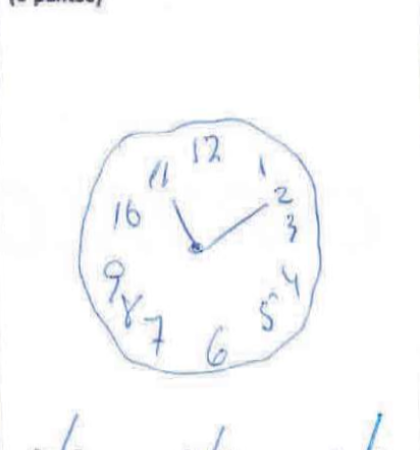
#> input picture PEF-PR24/imagenes_limpias/IC00627P01E20PD00011_2211300001-1 - copia.png, 420 x 450 px
$ python contour_segmentation3.py 'imagenes_limpias/IC00627P01E20PD00011_2211300001-1 - copia.png'   (older library calls are emulated)
#> lines starting #> are read from the running program, lines starting #| are printed output that depends on the picture; after the words box and inside, x2 and y2 are one past the last pixel; in counts of white or black regions, pixels touching at a corner belong together
#Importar librerias
import os
import cv2
import numpy as np
import shutil


#Inicializacion de variables

detected_inner_contours=[]
detected_outer_contours=[]
outer_contours=[]
hull_detected=[]
inner_contours=[]
final_shape=[]
direction_change_points = []
points=[]
rois = []
predictions = []
predictions_conf = []
nums_detected_yolo = []
nums_detected_mnist = []
min_distance = float('inf')
lowest_point = 0
center = None
centerx = None
centery = None
rest_gray_th = None
cont = 0


def binarize_image(image_to_binarize,min_val,max_val):
    ret,image = cv2.threshold(image_to_binarize,min_val,max_val,cv2.THRESH_BINARY_INV)
    return ret,image


# [19 lines left out: function vaciar_carpeta, not called in this run]

def group_angles_with_tolerance(angles_lengths):
    grouped_angles = []
    current_group = []
    x_group=[]
    y_group=[]

    # Iterate through the sorted list
    for i in range(len(angles_lengths)):
        angle, length , x , y= angles_lengths[i]

        # Check if there's a current group and if the angle is within tolerance of the last angle in the group
        if current_group and abs(angle - current_group[-1][0]) <= 0.1 * current_group[-1][0]:
            current_group.append((angle, length))
            x_group.append(x)
            y_group.append(y)
        else:
            # Start a new group
            if current_group:
                avg_angle = sum(angle for angle, _ in current_group) / len(current_group)
                avg_length = sum(length for _, length in current_group) / len(current_group)
                x1_avg = sum(x_group) / len(x_group)
                y1_avg = sum(y_group) / len(y_group)
                grouped_angles.append((avg_angle, avg_length,x1_avg,y1_avg))
            current_group = [(angle, length)]
            x_group = [x]
            y_group = [y]

    # Add the last group
    if current_group:
        avg_angle = sum(angle for angle, _ in current_group) / len(current_group)
        avg_length = sum(length for _, length in current_group) / len(current_group)
        x1_avg = sum(x_group) / len(x_group)
        y1_avg = sum(y_group) / len(y_group)
        grouped_angles.append((avg_angle, avg_length,x1_avg,y1_avg))

    return grouped_angles

def pipeline(path):
    detected_inner_contours=[]
    detected_outer_contours=[]
    outer_contours=[]
    hull_detected=[]
    inner_contours=[]
    final_shape=[]
    direction_change_points = []
    points=[]
    rois = []
    predictions = []
    predictions_conf = []
    nums_detected_yolo = []
    nums_detected_mnist = []
    min_distance = float('inf')
    lowest_point = None
    center = None
    centerx = None
    centery = None
    rest_gray_th = None
    cont = 0

    img=cv2.imread(path)
#> img is the input picture: shape (450, 420, 3); mean B, G, R 251.9, 251.1, 250.5
    print(path)
    cv2.imwrite('test_images/original_image.png',img)

    #Get the height and width of image
    height, width, _ = img.shape
    #Transforms image into grayscale
    img_gray=cv2.cvtColor(img,cv2.COLOR_BGR2GRAY)
    #Create mask for future bitwise operations
    mask=np.zeros_like(img_gray)
    mask1=np.zeros_like(img_gray)
    mask2=np.zeros_like(img_gray)
    mask3=np.zeros_like(img_gray)
    mask4=np.zeros_like(img_gray)
    hands=np.zeros_like(img_gray)

    #Apply Gaussian Filter to grayscale image
    blurred=cv2.blur(img_gray, (3, 3))
    #Apply laplacian filter to blur image
    laplacian=cv2.Laplacian(blurred,cv2.CV_16S)
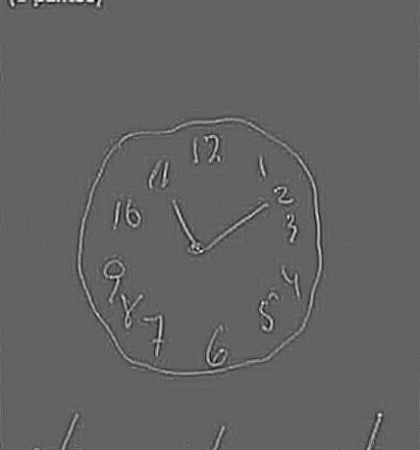
#> laplacian: shape (450, 420) int16; min -39, max 61, mean 0; drawn with min black and max white
    #Make the image sharper
    sharp_image = cv2.convertScaleAbs(laplacian-blurred)
    laplacian=cv2.convertScaleAbs(laplacian)
    # histogram = cv2.calcHist([sharp_image], [0], None, [256], [0, 256])

    #Apply binarization to image
    ret,img_threshold=cv2.threshold(sharp_image,229,255,cv2.THRESH_BINARY_INV)
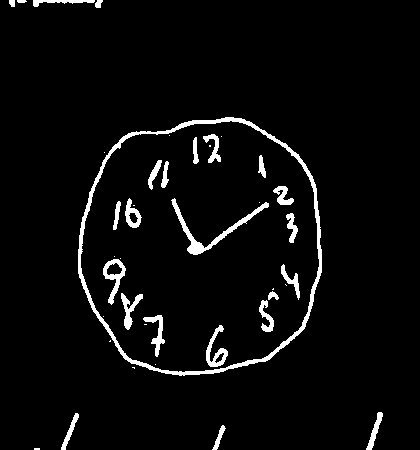
#> img_threshold: shape (450, 420); 4.2% white; 41 white regions (16 under 20 px)

    #Find contours in img
    contours,hierarchy=cv2.findContours(img_threshold,cv2.RETR_TREE,cv2.CHAIN_APPROX_NONE)
#> contours = 45 contours, 17 with area under 20; largest, box (x1, y1, x2, y2) and area: (78, 117, 322, 376) 50891, (80, 120, 320, 373) 48564, (171, 198, 269, 255) 620, (103, 259, 126, 305) 439, (206, 325, 228, 367) 324
    #For every contour in contours find outer and inner contours based in hierarchy
    for i in range(len(contours)):
        try:
            if hierarchy[0][i][3]==-1:
                outer_contours.append(contours[i])
        except UnboundLocalError:
            print("No se encotraron contornos externos")
        try:
            if hierarchy[0][i][3]!=-1:
                inner_contours.append(contours[i])
        except UnboundLocalError:
            print("No se encontró un contorno interno")
#> this loop made 45 passes
#> after the loop, inner_contours = 33 contours, 12 with area under 20; largest, box (x1, y1, x2, y2) and area: (80, 120, 320, 373) 48564, (171, 198, 269, 255) 620, (103, 259, 126, 305) 439, (206, 325, 228, 367) 324, (125, 198, 142, 228) 264; outer_contours = 12 contours, 5 with area under 20; largest, box (x1, y1, x2, y2) and area: (78, 117, 322, 376) 50891, (366, 412, 383, 450) 169, (61, 413, 79, 450) 139, (33, 0, 95, 7) 129, (212, 425, 226, 450) 88, (95, 0, 103, 8) 34, (9, 0, 15, 7) 26
        #For every inner contour find the area

    for contour in inner_contours:
        area=cv2.contourArea(contour)
        #If area is greater than 1000, add to the list
        if area>1000:
            detected_inner_contours.append(contour)
#> this loop made 33 passes
#> area on passes 1, 3, 4, 7, 8, 9, 10, 13: 48564, 324, 51, 235, 169.5, 238, 45, 153.5
#> after the loop, detected_inner_contours = 1 contour; box (x1, y1, x2, y2) and area: (80, 120, 320, 373) 48564
    #For every outer contour find the area
    for contour in outer_contours:
        area=cv2.contourArea(contour)
        #If area is greater than 1000, find the convex hull and add to the list
        if area>1000:
            hull=cv2.convexHull(contour,returnPoints=True)
            detected_outer_contours.append(contour)
            hull_detected.append(hull)
#> this loop made 12 passes
#> area on passes 2, 3, 4, 8, 9, 10, 12: 88.5, 139, 169, 50891, 34.5, 129, 26
#> after the loop, detected_outer_contours = 1 contour; box (x1, y1, x2, y2) and area: (78, 117, 322, 376) 50891; hull_detected = 1 contour; box (x1, y1, x2, y2) and area: (78, 117, 322, 376) 51499

    #Define kernel for morphological operations
    kernel=np.ones((5,5),np.uint8)

    #If detected inner and outer contour
    if detected_inner_contours and detected_outer_contours:
        #Draw inner contours in mask
        cv2.drawContours(mask,detected_inner_contours,-1,(255,255,255),thickness=cv2.FILLED)
#> mask: shape (450, 420); 25.9% white; 1 white region, box (x1, y1, x2, y2) and area: (80, 120, 320, 373) 48936
        #Draw outer contours in mask
        cv2.drawContours(mask1,detected_outer_contours,-1,(255,255,255),thickness=cv2.FILLED)
#> mask1: shape (450, 420); 27.1% white; 1 white region, box (x1, y1, x2, y2) and area: (78, 117, 322, 376) 51271
        #Apply bitwise not to outer contours to detect outside the region
        mask1=cv2.bitwise_not(mask1)
        #Make white area bigger of inner and outside the outer contour
        inner_contour_dilated=cv2.dilate(mask,kernel,iterations=3)
#> inner_contour_dilated: shape (450, 420); 29.1% white; 1 white region, box (x1, y1, x2, y2) and area: (74, 114, 326, 379) 55006
        outer_contour_dilated=cv2.dilate(mask1,kernel,iterations=3)
#> outer_contour_dilated: shape (450, 420); 76% white; 1 black region, box (x1, y1, x2, y2) and area: (84, 124, 316, 369) 45368
        #Where areas meet it should be the contour of the image
        result=cv2.bitwise_and(outer_contour_dilated,inner_contour_dilated)
#> result: shape (450, 420); 5.1% white; 1 white region

    #Only detect outer contours
    else:
        #Draw the hull contour of outer contours
        result=cv2.drawContours(mask1,hull_detected,-1,(255,255,255),thickness=cv2.FILLED)
        #Make hull bigger for better detection of contour
        result=cv2.dilate(result,kernel,iterations=1)
        #Make the hull smaller
        adjust=cv2.erode(result,kernel,iterations=4)
        #Substract the adjust to result to obtain only the contour
        result=result-adjust

    #Close any open contour
    result=cv2.morphologyEx(result, cv2.MORPH_CLOSE, kernel)

    contours,hierarchy=cv2.findContours(result,cv2.RETR_TREE,cv2.CHAIN_APPROX_NONE)
#> contours = 2 contours; box (x1, y1, x2, y2) and area: (74, 114, 326, 379) 54612, (83, 123, 317, 370) 45724
    for i,contour in enumerate(contours):
        if hierarchy[0][i][3]==-1:
            hull=cv2.convexHull(contour,returnPoints=True)
            final_shape.append(hull)
#> this loop made 2 passes
#> after the loop, final_shape = 1 contour; box (x1, y1, x2, y2) and area: (74, 114, 326, 379) 55208

    cv2.drawContours(mask2,final_shape,-1,(255,255,255),thickness=cv2.FILLED)
#> mask2: shape (450, 420); 29.4% white; 1 white region, box (x1, y1, x2, y2) and area: (74, 114, 326, 379) 55605
    adjust=cv2.erode(mask2,kernel,iterations=4)
#> adjust: shape (450, 420); 25.2% white; 1 white region, box (x1, y1, x2, y2) and area: (82, 122, 318, 371) 47589

    cv2.imwrite('adjust/imagen.png',adjust)
    mask2=mask2-adjust
#> mask2: shape (450, 420); 4.2% white; 1 white region, box (x1, y1, x2, y2) and area: (74, 114, 326, 379) 8016
    other=cv2.bitwise_not(mask2)

    final_contour=cv2.bitwise_and(img,img,mask=mask2)
    cv2.imwrite('contour/imagen.png',final_contour)
    rest1=cv2.bitwise_and(img,img,mask=other)

    #Make 3 channel masks
    three_channel_mask=cv2.merge([mask2]*3)
    three_channel_mask1=cv2.merge([other]*3)

    rest=rest1+three_channel_mask
    final_contour=final_contour+three_channel_mask1
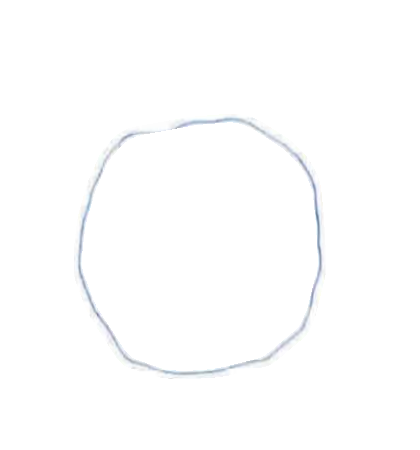
#> final_contour: shape (450, 420, 3); mean B, G, R 254.2, 253.9, 253.7

    #Get the moments from mask
    M=cv2.moments(mask2)
#> M = moments, m00 2044080, centre m10/m00, m01/m00 = (200.3, 246.1)
    #Calculate the center of contour
    centerx = int(M['m10'] / M['m00'])
#> centerx = 200
    centery = int(M['m01'] / M['m00'])
#> centery = 246
    center = (centerx, centery)
#> center = (200, 246)
    #Draw a circle in the image
    # cv2.circle(img, center, 3, (0, 0, 255), -1)

    rest_gray=cv2.bitwise_and(sharp_image,sharp_image,mask=other)
    rest_gray=rest_gray+mask2
    ret,rest_gray_th= binarize_image(rest_gray,229,255)
#> in binarize_image, `ret,image = cv2.threshold(image_to_binarize,min_val,max_val,cv2.THRESH..`: ret = 229
#> ret = 229
    cv2.imwrite('test_images/image.png',rest_gray_th)
    #--------------------------------------------------------------------

    #Close any gaps in clock hands
    kernel=np.ones((3,3),np.uint8)
    adjust2=cv2.erode(adjust,kernel,iterations=30)
#> adjust2: shape (450, 420); 11.9% white; 1 white region, box (x1, y1, x2, y2) and area: (117, 157, 285, 338) 22452
    closing = cv2.morphologyEx(rest_gray_th, cv2.MORPH_CLOSE, kernel)
#> closing: shape (450, 420); 2.7% white; 40 white regions (18 under 20 px)

    contours,hierarchy=cv2.findContours(closing,cv2.RETR_TREE,cv2.CHAIN_APPROX_NONE)
#> contours = 43 contours, 18 with area under 20; largest, box (x1, y1, x2, y2) and area: (171, 198, 269, 255) 622, (103, 256, 126, 305) 446, (206, 325, 228, 367) 326, (125, 198, 142, 228) 280, (121, 293, 143, 330) 258
    for contour in contours:
        # Calculate the perimeter of the contour
        perimeter = cv2.arcLength(contour, True)
        M = cv2.moments(contour)
        if M["m00"] != 0:
            contour_centroid_x = int(M["m10"] / M["m00"])
            contour_centroid_y = int(M["m01"] / M["m00"])
            # Calculate distance between contour centroid and image centroid
            distance = np.sqrt((centerx - contour_centroid_x)**2 + (centery - contour_centroid_y)**2)
                # Update nearest contour if distance is smaller
            if distance < min_distance and perimeter>100:
                min_distance = distance
                nearest_contour = contour
#> this loop made 43 passes
#> (perimeter, contour_centroid_x, contour_centroid_y, distance, min_distance) on passes 11, 14, 16, 18, 21, 27: (151.1, 216, 351, 106.2, 106.2), (140.2, 156, 331, 95.71, 95.71), (120, 129, 308, 94.26, 94.26), (148.7, 267, 312, 94.05, 94.05), (133.4, 113, 274, 91.39, 91.39), (322.2, 210, 229, 19.72, 19.72)
#> after the loop, min_distance = 19.72; nearest_contour = contour of 263 points, box (x1, y1, x2, y2) (171, 198, 269, 255), area 622

    cv2.drawContours(mask4,[nearest_contour],-1,(255,255,255),thickness=cv2.FILLED)
#> mask4: shape (450, 420); 0.4% white; 1 white region, box (x1, y1, x2, y2) and area: (171, 198, 269, 255) 755
    mask4=cv2.bitwise_and(mask4,mask4,mask=adjust2)
    hand_clock=cv2.bitwise_and(img,img,mask=mask4)

    mask5=mask2+mask4
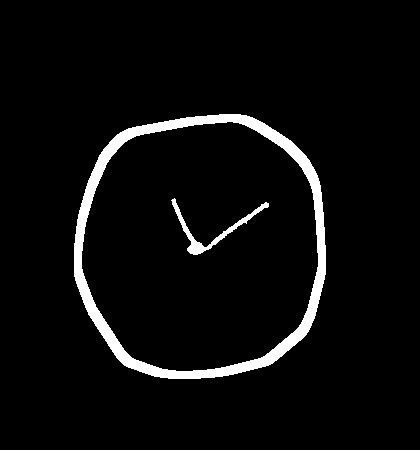
#> mask5: shape (450, 420); 4.6% white; 2 white regions, box (x1, y1, x2, y2) and area: (74, 114, 326, 379) 8016, (171, 198, 269, 255) 755
    numbers=cv2.bitwise_not(mask5)
    numbers=cv2.bitwise_and(img,img,mask=numbers)
#> numbers: shape (450, 420, 3)
    three_channel_mask2=cv2.merge([mask5]*3)
#> three_channel_mask2: shape (450, 420, 3); 4.6% white; 2 white regions
    numbers=numbers+three_channel_mask2

    contours, _ = cv2.findContours(mask4, cv2.RETR_EXTERNAL, cv2.CHAIN_APPROX_NONE)
#> contours = 1 contour; box (x1, y1, x2, y2) and area: (171, 198, 269, 255) 622
    for contour in contours:
        test=cv2.convexHull(contour)
        lowest_point = (0,0)
        threshold_distance = 40
        for point in test:
            x, y = point[0]
            points.append((x,y))
            distance_to_centroid = np.sqrt((x - center[0])**2 + (y - center[1])**2)
            if y > lowest_point[1] and distance_to_centroid < threshold_distance:
                lowest_point = (x, y)
#> this loop made 1 pass
#> threshold_distance on pass 1: 40
#> after the loop, points = [(266, 202), (268, 203), (268, 206), (267, 207), (246, 223), (210, 248), (200, 253), (197, 254), (193, 254), (190, 253), (187, 250), (172, 204), (171, 200), (172, 199), (174, 198)]

    if lowest_point==(0,0):
        lowest_point = center

    # cv2.drawContours(hands,[nearest_contour],-1,(255,255,255),thickness=cv2.FILLED)

    edges = cv2.Canny(rest_gray,50,150,apertureSize=3)  # Adjust the thresholds as needed
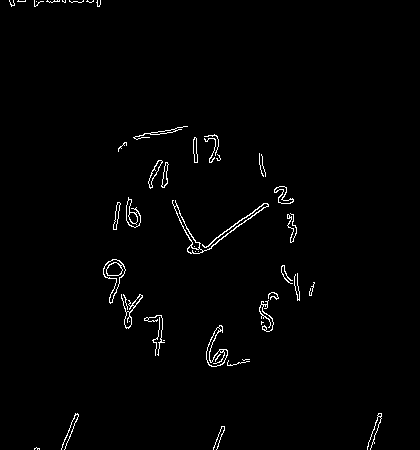
#> edges: shape (450, 420); 1.4% white in thin lines or dots, all inside (x1, y1, x2, y2) = (9, 0, 382, 450)
    lines = cv2.HoughLinesP(edges, 1, np.pi/180, threshold=37,minLineLength=22,maxLineGap=10)
#> lines = 16 rows, first 6: [198, 253, 286, 192], [197, 253, 244, 217], [9, 1, 100, 1], [112, 302, 124, 266], [109, 302, 122, 263], [172, 203, 195, 253]

    angles_lengths = []

    # Draw the detected lines on the original image
    if lines is not None:
        for line in lines:

            #Obtenemos las coordenadas de cada linea pt1 y pt2
            x1, y1, x2, y2 = line[0]
            # Calculate Euclidean distance between starting point and point of interest
            distance = np.sqrt((x1 - lowest_point[0])**2 + (y1 - lowest_point[1])**2)
            distance1 = np.sqrt((x2 - lowest_point[0])**2 + (y2 - lowest_point[1])**2)

            if distance < 30:  # Adjust the threshold as needed
                angle = np.arctan2(y1-y2, x2-x1) * 180.0 / np.pi
                if angle < 0:
                    angle += 360.0
                if angle>10 and angle<70:
                    cv2.line(img, (x1, y1), (x2, y2), (0, 255, 0), 1)
                    cv2.circle(img,lowest_point,2,(0,0,255),-1)
                    angles_lengths.append((angle,distance1,x1,y1))
            if distance1 < 30:
                angle = np.arctan2(y2-y1, x1-x2) * 180.0 / np.pi
                # If angle is negative, make it positive
                if angle < 0:
                    angle += 360.0
                if angle>90 and angle<160:
                    cv2.line(img, (x1, y1), (x2, y2), (0, 255, 0), 1)
                    cv2.circle(img,lowest_point,2,(0,0,255),-1)
                    angles_lengths.append((angle,distance,x2,y2))
#> this loop made 16 passes
#> (x1, y1, x2, y2, distance, distance1, angle) on passes 1, 2, 6, 7, 9, 13: (198, 253, 286, 192, 1.41, 108.5, 34.73), (197, 253, 244, 217, 1, 59.82, 37.45), (172, 203, 195, 253, 56.8, 2.24, 114.7), (178, 207, 196, 253, 50.7, 1.41, 111.4), (201, 252, 285, 193, 4.47, 107.1, 35.08), (216, 237, 266, 203, 25.5, 85.8, 34.22)
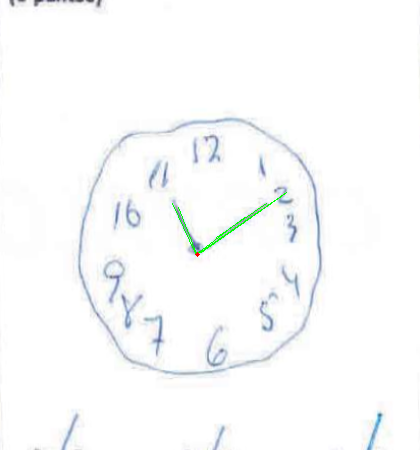
#> img: shape (450, 420, 3); 0.18% of pixels changed, all inside (x1, y1, x2, y2) = (172, 192, 287, 257)
#> after the loop, angles_lengths = [(34.73, 108.5, 198, 253), (37.45, 59.82, 197, 253), (114.7, 56.8, 195, 253), (111.4, 50.7, 196, 253), (35.08, 107.1, 201, 252), (34.22, 85.8, 216, 237)]
        angles_lengths.sort(key=lambda x:x[0])

        grouped_angles=group_angles_with_tolerance(angles_lengths)
#> the loop in group_angles_with_tolerance, `for i in range(len(angles_lengths)):` made 6 passes
#> (angle, length, x, y, avg_angle, avg_length, x1_avg, y1_avg) on pass 5: (111.4, 50.7, 196, 253, 35.37, 90.29, 203, 248.8)
#> after the loop in group_angles_with_tolerance, `for i in range(len(angles_lengths)):`: grouped_angles = [(35.37, 90.29, 203, 248.8)]
#> in group_angles_with_tolerance, `avg_angle = sum(angle for angle, _ in current_group) / len(current_gro..`: avg_angle = 113
#> in group_angles_with_tolerance, `avg_length = sum(length for _, length in current_group) / len(current_..`: avg_length = 53.75
#> in group_angles_with_tolerance, `x1_avg = sum(x_group) / len(x_group)`: x1_avg = 195.5
#> in group_angles_with_tolerance, `y1_avg = sum(y_group) / len(y_group)`: y1_avg = 253
#> grouped_angles = [(35.37, 90.29, 203, 248.8), (113, 53.75, 195.5, 253)]

        line_counters = 1
        line_lenghts = []
        for angle, length,x_A,y_A in grouped_angles:

            # Calculate the endpoint of the line based on the average angle and length
            x2 = int(int(x_A) + length * np.cos(np.radians(angle)))
            y2 = int(int(y_A) - length * np.sin(np.radians(angle)))

            # Draw the line
            cv2.line(img, (int(x_A),int(y_A)), (x2, y2), (0, 0, 255), 2)
            line_lenghts.append(length)
            line_counters+=1
#> this loop made 2 passes
#> (angle, length, x_A, y_A, x2, y2, line_counters) on passes 1 to 2: (35.37, 90.29, 203, 248.8, 276, 195, 2), (113, 53.75, 195.5, 253, 173, 203, 3)
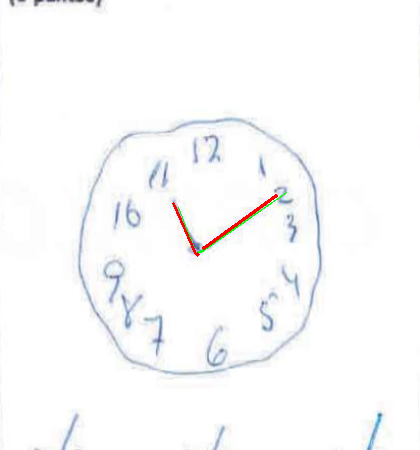
#> img: shape (450, 420, 3); 0.24% of pixels changed, all inside (x1, y1, x2, y2) = (172, 194, 278, 254)
#> after the loop, line_counters = 3; line_lenghts = [90.29, 53.75]

        try:
            clockhand_angle_11  = grouped_angles[1][0]
#> clockhand_angle_11 = 113
            clockhand_angle_2  = grouped_angles[0][0]
#> clockhand_angle_2 = 35.37

            #Desviacion de cada angulo de su posicion original
            angle_clockhand_11_deviation = abs(120-grouped_angles[1][0])
#> angle_clockhand_11_deviation = 6.96
            angle_clockhand_2_deviation = abs(30-grouped_angles[0][0])
#> angle_clockhand_2_deviation = 5.37
            #Angulo entre manecillas (Debe estar cerca de los 90° grados)
            angulo_entre_manecillas = grouped_angles[1][0]-grouped_angles[0][0]
#> angulo_entre_manecillas = 77.67

        except IndexError:
            print("No se encontraron lineas de HOUGH")
            clockhand_angle_2 = 0
            clockhand_angle_11 = 0
            angle_clockhand_2_deviation = 0
            angle_clockhand_11_deviation = 0
            angulo_entre_manecillas = 0
            line_lenghts = (0,0,0)
            lines_not_found = True

        print("Contours Segmentation completed")

        #Reset all variables
        detected_outer_contours=[]
        detected_inner_contours=[]
        outer_contours=[]
        hull_detected=[]
        inner_contours=[]
        final_shape=[]
        direction_change_points = []
        points=[]
        predictions = []
        predictions_conf = []
        nums_detected_yolo = []
        nums_detected_mnist = []
        min_distance = float('inf')
    return img,final_contour,angulo_entre_manecillas,line_lenghts,clockhand_angle_2,clockhand_angle_11,lowest_point,grouped_angles

if __name__ == "__main__":
    import sys
    if len(sys.argv) > 1:
        pipeline(sys.argv[1])
    else:
        print("No path provided")
